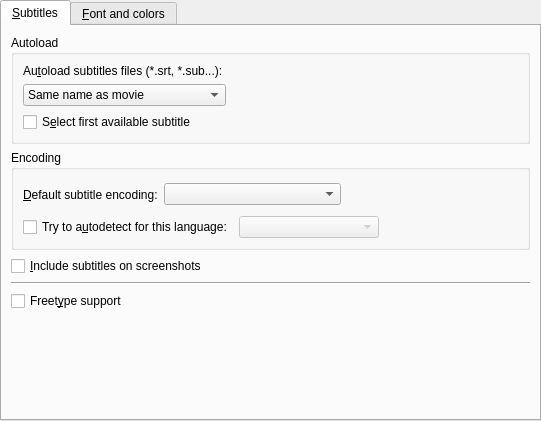
<ui version="4.0" >
 <class>PrefSubtitles</class>
 <widget class="QWidget" name="PrefSubtitles" >
  <property name="geometry" >
   <rect>
    <x>0</x>
    <y>0</y>
    <width>541</width>
    <height>421</height>
   </rect>
  </property>
  <property name="windowTitle" >
   <string/>
  </property>
  <layout class="QVBoxLayout" >
   <property name="leftMargin" >
    <number>0</number>
   </property>
   <property name="topMargin" >
    <number>0</number>
   </property>
   <property name="rightMargin" >
    <number>0</number>
   </property>
   <property name="bottomMargin" >
    <number>0</number>
   </property>
   <item>
    <widget class="QTabWidget" name="subtitles_tab" >
     <property name="currentIndex" >
      <number>0</number>
     </property>
     <widget class="QWidget" name="tab1" >
      <attribute name="title" >
       <string>&amp;Subtitles</string>
      </attribute>
      <layout class="QVBoxLayout" >
       <property name="spacing" >
        <number>6</number>
       </property>
       <item>
        <widget class="QGroupBox" name="groupBox" >
         <property name="title" >
          <string>Autoload</string>
         </property>
         <layout class="QGridLayout" >
          <property name="leftMargin" >
           <number>9</number>
          </property>
          <property name="topMargin" >
           <number>9</number>
          </property>
          <property name="rightMargin" >
           <number>9</number>
          </property>
          <property name="bottomMargin" >
           <number>9</number>
          </property>
          <property name="horizontalSpacing" >
           <number>6</number>
          </property>
          <property name="verticalSpacing" >
           <number>6</number>
          </property>
          <item row="0" column="0" >
           <widget class="QLabel" name="textLabel5" >
            <property name="text" >
             <string>Au&amp;toload subtitles files (*.srt, *.sub...):</string>
            </property>
            <property name="wordWrap" >
             <bool>false</bool>
            </property>
            <property name="buddy" >
             <cstring>font_autoload_combo</cstring>
            </property>
           </widget>
          </item>
          <item row="2" column="0" colspan="2" >
           <widget class="QCheckBox" name="font_autoload_check" >
            <property name="text" >
             <string>S&amp;elect first available subtitle</string>
            </property>
           </widget>
          </item>
          <item row="1" column="0" >
           <widget class="QComboBox" name="font_autoload_combo" >
            <item>
             <property name="text" >
              <string>Same name as movie</string>
             </property>
            </item>
            <item>
             <property name="text" >
              <string>All subs containing movie name</string>
             </property>
            </item>
            <item>
             <property name="text" >
              <string>All subs in directory</string>
             </property>
            </item>
           </widget>
          </item>
          <item row="1" column="1" >
           <spacer>
            <property name="orientation" >
             <enum>Qt::Horizontal</enum>
            </property>
            <property name="sizeType" >
             <enum>QSizePolicy::Expanding</enum>
            </property>
            <property name="sizeHint" >
             <size>
              <width>131</width>
              <height>21</height>
             </size>
            </property>
           </spacer>
          </item>
         </layout>
        </widget>
       </item>
       <item>
        <widget class="QGroupBox" name="groupBox_3" >
         <property name="title" >
          <string>Encoding</string>
         </property>
         <layout class="QVBoxLayout" >
          <item>
           <layout class="QHBoxLayout" >
            <property name="spacing" >
             <number>6</number>
            </property>
            <property name="leftMargin" >
             <number>0</number>
            </property>
            <property name="topMargin" >
             <number>0</number>
            </property>
            <property name="rightMargin" >
             <number>0</number>
            </property>
            <property name="bottomMargin" >
             <number>0</number>
            </property>
            <item>
             <widget class="QLabel" name="textLabel4" >
              <property name="text" >
               <string>&amp;Default subtitle encoding:</string>
              </property>
              <property name="wordWrap" >
               <bool>false</bool>
              </property>
              <property name="buddy" >
               <cstring>font_encoding_combo</cstring>
              </property>
             </widget>
            </item>
            <item>
             <widget class="QComboBox" name="font_encoding_combo" >
              <property name="sizePolicy" >
               <sizepolicy vsizetype="Fixed" hsizetype="Expanding" >
                <horstretch>0</horstretch>
                <verstretch>0</verstretch>
               </sizepolicy>
              </property>
              <property name="editable" >
               <bool>false</bool>
              </property>
             </widget>
            </item>
            <item>
             <spacer>
              <property name="orientation" >
               <enum>Qt::Horizontal</enum>
              </property>
              <property name="sizeType" >
               <enum>QSizePolicy::Expanding</enum>
              </property>
              <property name="sizeHint" >
               <size>
                <width>161</width>
                <height>31</height>
               </size>
              </property>
             </spacer>
            </item>
           </layout>
          </item>
          <item>
           <layout class="QHBoxLayout" >
            <property name="bottomMargin" >
             <number>0</number>
            </property>
            <item>
             <widget class="QCheckBox" name="use_enca_check" >
              <property name="text" >
               <string>Try to a&amp;utodetect for this language:</string>
              </property>
             </widget>
            </item>
            <item>
             <widget class="QComboBox" name="enca_lang_combo" >
              <property name="enabled" >
               <bool>false</bool>
              </property>
              <property name="sizePolicy" >
               <sizepolicy vsizetype="Fixed" hsizetype="Expanding" >
                <horstretch>0</horstretch>
                <verstretch>0</verstretch>
               </sizepolicy>
              </property>
             </widget>
            </item>
            <item>
             <spacer>
              <property name="orientation" >
               <enum>Qt::Horizontal</enum>
              </property>
              <property name="sizeHint" >
               <size>
                <width>40</width>
                <height>20</height>
               </size>
              </property>
             </spacer>
            </item>
           </layout>
          </item>
         </layout>
        </widget>
       </item>
       <item>
        <widget class="QCheckBox" name="subtitles_on_screeshots_check" >
         <property name="text" >
          <string>&amp;Include subtitles on screenshots</string>
         </property>
        </widget>
       </item>
       <item>
        <widget class="Line" name="line" >
         <property name="sizePolicy" >
          <sizepolicy vsizetype="Fixed" hsizetype="Expanding" >
           <horstretch>0</horstretch>
           <verstretch>0</verstretch>
          </sizepolicy>
         </property>
         <property name="orientation" >
          <enum>Qt::Horizontal</enum>
         </property>
        </widget>
       </item>
       <item>
        <widget class="QCheckBox" name="freetype_check" >
         <property name="text" >
          <string>Freet&amp;ype support</string>
         </property>
        </widget>
       </item>
       <item>
        <spacer>
         <property name="orientation" >
          <enum>Qt::Vertical</enum>
         </property>
         <property name="sizeType" >
          <enum>QSizePolicy::Expanding</enum>
         </property>
         <property name="sizeHint" >
          <size>
           <width>20</width>
           <height>20</height>
          </size>
         </property>
        </spacer>
       </item>
      </layout>
     </widget>
     <widget class="QWidget" name="tab2" >
      <attribute name="title" >
       <string>&amp;Font and colors</string>
      </attribute>
      <layout class="QGridLayout" >
       <item row="0" column="0" >
        <widget class="QPushButton" name="normal_subs_button" >
         <property name="text" >
          <string>Enable &amp;normal subtitles</string>
         </property>
         <property name="checkable" >
          <bool>true</bool>
         </property>
         <property name="autoExclusive" >
          <bool>true</bool>
         </property>
        </widget>
       </item>
       <item row="0" column="1" >
        <widget class="QPushButton" name="ass_subs_button" >
         <property name="text" >
          <string>Enable SSA/&amp;ASS subtitles</string>
         </property>
         <property name="checkable" >
          <bool>true</bool>
         </property>
         <property name="autoExclusive" >
          <bool>true</bool>
         </property>
        </widget>
       </item>
       <item row="0" column="2" >
        <spacer>
         <property name="orientation" >
          <enum>Qt::Horizontal</enum>
         </property>
         <property name="sizeHint" >
          <size>
           <width>291</width>
           <height>20</height>
          </size>
         </property>
        </spacer>
       </item>
       <item row="1" column="0" colspan="3" >
        <widget class="QStackedWidget" name="stackedWidget" >
         <property name="sizePolicy" >
          <sizepolicy vsizetype="Expanding" hsizetype="Preferred" >
           <horstretch>0</horstretch>
           <verstretch>0</verstretch>
          </sizepolicy>
         </property>
         <property name="frameShape" >
          <enum>QFrame::StyledPanel</enum>
         </property>
         <property name="frameShadow" >
          <enum>QFrame::Sunken</enum>
         </property>
         <property name="currentIndex" >
          <number>0</number>
         </property>
         <widget class="QWidget" name="normal_subs" >
          <layout class="QVBoxLayout" >
           <item>
            <widget class="QGroupBox" name="groupBox_5" >
             <property name="title" >
              <string>Font</string>
             </property>
             <layout class="QGridLayout" >
              <property name="leftMargin" >
               <number>4</number>
              </property>
              <property name="topMargin" >
               <number>4</number>
              </property>
              <property name="rightMargin" >
               <number>4</number>
              </property>
              <property name="bottomMargin" >
               <number>4</number>
              </property>
              <property name="horizontalSpacing" >
               <number>6</number>
              </property>
              <property name="verticalSpacing" >
               <number>6</number>
              </property>
              <item row="1" column="1" colspan="2" >
               <widget class="FileChooser" name="ttf_font_edit" >
                <property name="enabled" >
                 <bool>false</bool>
                </property>
               </widget>
              </item>
              <item row="2" column="1" >
               <widget class="MyFontComboBox" name="fontCombo" >
                <property name="enabled" >
                 <bool>false</bool>
                </property>
                <property name="sizePolicy" >
                 <sizepolicy vsizetype="Fixed" hsizetype="Preferred" >
                  <horstretch>0</horstretch>
                  <verstretch>0</verstretch>
                 </sizepolicy>
                </property>
               </widget>
              </item>
              <item row="0" column="0" colspan="3" >
               <widget class="QLabel" name="textLabel1" >
                <property name="text" >
                 <string>Select the font which will be used for subtitles (and OSD):</string>
                </property>
                <property name="wordWrap" >
                 <bool>false</bool>
                </property>
               </widget>
              </item>
              <item row="2" column="0" >
               <widget class="QRadioButton" name="system_font_button" >
                <property name="text" >
                 <string>S&amp;ystem font:</string>
                </property>
               </widget>
              </item>
              <item row="2" column="2" >
               <spacer>
                <property name="orientation" >
                 <enum>Qt::Horizontal</enum>
                </property>
                <property name="sizeHint" >
                 <size>
                  <width>121</width>
                  <height>20</height>
                 </size>
                </property>
               </spacer>
              </item>
              <item row="1" column="0" >
               <widget class="QRadioButton" name="ttf_font_button" >
                <property name="text" >
                 <string>&amp;TTF font:</string>
                </property>
               </widget>
              </item>
             </layout>
            </widget>
           </item>
           <item>
            <widget class="QGroupBox" name="groupBox_6" >
             <property name="title" >
              <string>Size</string>
             </property>
             <layout class="QGridLayout" >
              <property name="leftMargin" >
               <number>4</number>
              </property>
              <property name="topMargin" >
               <number>4</number>
              </property>
              <property name="rightMargin" >
               <number>4</number>
              </property>
              <property name="bottomMargin" >
               <number>4</number>
              </property>
              <property name="horizontalSpacing" >
               <number>6</number>
              </property>
              <property name="verticalSpacing" >
               <number>6</number>
              </property>
              <item row="0" column="0" colspan="3" >
               <layout class="QHBoxLayout" >
                <property name="spacing" >
                 <number>6</number>
                </property>
                <property name="leftMargin" >
                 <number>0</number>
                </property>
                <property name="topMargin" >
                 <number>0</number>
                </property>
                <property name="rightMargin" >
                 <number>0</number>
                </property>
                <property name="bottomMargin" >
                 <number>0</number>
                </property>
                <item>
                 <widget class="QLabel" name="textLabel2_2" >
                  <property name="text" >
                   <string>A&amp;utoscale:</string>
                  </property>
                  <property name="wordWrap" >
                   <bool>false</bool>
                  </property>
                  <property name="buddy" >
                   <cstring>font_autoscale_combo</cstring>
                  </property>
                 </widget>
                </item>
                <item>
                 <widget class="QComboBox" name="font_autoscale_combo" >
                  <item>
                   <property name="text" >
                    <string>No autoscale</string>
                   </property>
                  </item>
                  <item>
                   <property name="text" >
                    <string>Proportional to movie height</string>
                   </property>
                  </item>
                  <item>
                   <property name="text" >
                    <string>Proportional to movie width</string>
                   </property>
                  </item>
                  <item>
                   <property name="text" >
                    <string>Proportional to movie diagonal</string>
                   </property>
                  </item>
                 </widget>
                </item>
                <item>
                 <spacer>
                  <property name="orientation" >
                   <enum>Qt::Horizontal</enum>
                  </property>
                  <property name="sizeHint" >
                   <size>
                    <width>71</width>
                    <height>20</height>
                   </size>
                  </property>
                 </spacer>
                </item>
               </layout>
              </item>
              <item row="1" column="2" >
               <spacer>
                <property name="orientation" >
                 <enum>Qt::Horizontal</enum>
                </property>
                <property name="sizeHint" >
                 <size>
                  <width>40</width>
                  <height>20</height>
                 </size>
                </property>
               </spacer>
              </item>
              <item row="1" column="1" >
               <widget class="QDoubleSpinBox" name="font_text_scale_spin" >
                <property name="decimals" >
                 <number>1</number>
                </property>
                <property name="singleStep" >
                 <double>0.200000000000000</double>
                </property>
               </widget>
              </item>
              <item row="1" column="0" >
               <widget class="QLabel" name="scale_label" >
                <property name="text" >
                 <string>Default s&amp;cale:</string>
                </property>
                <property name="alignment" >
                 <set>Qt::AlignRight|Qt::AlignTrailing|Qt::AlignVCenter</set>
                </property>
                <property name="buddy" >
                 <cstring>font_text_scale_spin</cstring>
                </property>
               </widget>
              </item>
             </layout>
            </widget>
           </item>
           <item>
            <widget class="QGroupBox" name="groupBox_2" >
             <property name="title" >
              <string>Position</string>
             </property>
             <layout class="QVBoxLayout" >
              <property name="spacing" >
               <number>6</number>
              </property>
              <property name="leftMargin" >
               <number>9</number>
              </property>
              <property name="topMargin" >
               <number>9</number>
              </property>
              <property name="rightMargin" >
               <number>9</number>
              </property>
              <property name="bottomMargin" >
               <number>9</number>
              </property>
              <item>
               <widget class="QLabel" name="textLabel1_22" >
                <property name="text" >
                 <string>Default &amp;position of the subtitles on screen</string>
                </property>
                <property name="alignment" >
                 <set>Qt::AlignVCenter</set>
                </property>
                <property name="wordWrap" >
                 <bool>true</bool>
                </property>
                <property name="buddy" >
                 <cstring>sub_pos_slider</cstring>
                </property>
               </widget>
              </item>
              <item>
               <layout class="QHBoxLayout" >
                <property name="spacing" >
                 <number>6</number>
                </property>
                <property name="leftMargin" >
                 <number>0</number>
                </property>
                <property name="topMargin" >
                 <number>0</number>
                </property>
                <property name="rightMargin" >
                 <number>0</number>
                </property>
                <property name="bottomMargin" >
                 <number>0</number>
                </property>
                <item>
                 <widget class="QSlider" name="sub_pos_slider" >
                  <property name="sizePolicy" >
                   <sizepolicy vsizetype="Fixed" hsizetype="Expanding" >
                    <horstretch>0</horstretch>
                    <verstretch>0</verstretch>
                   </sizepolicy>
                  </property>
                  <property name="minimum" >
                   <number>0</number>
                  </property>
                  <property name="maximum" >
                   <number>100</number>
                  </property>
                  <property name="pageStep" >
                   <number>1</number>
                  </property>
                  <property name="orientation" >
                   <enum>Qt::Horizontal</enum>
                  </property>
                 </widget>
                </item>
                <item>
                 <widget class="QLabel" name="sub_pos_label" >
                  <property name="text" >
                   <string>0</string>
                  </property>
                  <property name="wordWrap" >
                   <bool>false</bool>
                  </property>
                 </widget>
                </item>
               </layout>
              </item>
              <item>
               <layout class="QHBoxLayout" >
                <property name="spacing" >
                 <number>6</number>
                </property>
                <property name="leftMargin" >
                 <number>0</number>
                </property>
                <property name="topMargin" >
                 <number>0</number>
                </property>
                <property name="rightMargin" >
                 <number>0</number>
                </property>
                <property name="bottomMargin" >
                 <number>0</number>
                </property>
                <item>
                 <widget class="QLabel" name="textLabel2_9" >
                  <property name="text" >
                   <string>Top</string>
                  </property>
                  <property name="wordWrap" >
                   <bool>false</bool>
                  </property>
                 </widget>
                </item>
                <item>
                 <spacer>
                  <property name="orientation" >
                   <enum>Qt::Horizontal</enum>
                  </property>
                  <property name="sizeType" >
                   <enum>QSizePolicy::Expanding</enum>
                  </property>
                  <property name="sizeHint" >
                   <size>
                    <width>131</width>
                    <height>20</height>
                   </size>
                  </property>
                 </spacer>
                </item>
                <item>
                 <widget class="QLabel" name="textLabel3_5" >
                  <property name="text" >
                   <string>Bottom</string>
                  </property>
                  <property name="wordWrap" >
                   <bool>false</bool>
                  </property>
                 </widget>
                </item>
               </layout>
              </item>
             </layout>
            </widget>
           </item>
           <item>
            <spacer>
             <property name="orientation" >
              <enum>Qt::Vertical</enum>
             </property>
             <property name="sizeHint" >
              <size>
               <width>490</width>
               <height>31</height>
              </size>
             </property>
            </spacer>
           </item>
          </layout>
         </widget>
         <widget class="QWidget" name="ass_subs" >
          <layout class="QVBoxLayout" >
           <item>
            <layout class="QHBoxLayout" >
             <item>
              <widget class="QLabel" name="ass_scale_label" >
               <property name="text" >
                <string>Defa&amp;ult scale:</string>
               </property>
               <property name="buddy" >
                <cstring>ass_font_scale_spin</cstring>
               </property>
              </widget>
             </item>
             <item>
              <widget class="QDoubleSpinBox" name="ass_font_scale_spin" >
               <property name="sizePolicy" >
                <sizepolicy vsizetype="Fixed" hsizetype="Maximum" >
                 <horstretch>0</horstretch>
                 <verstretch>0</verstretch>
                </sizepolicy>
               </property>
               <property name="maximum" >
                <double>100.000000000000000</double>
               </property>
               <property name="singleStep" >
                <double>0.200000000000000</double>
               </property>
              </widget>
             </item>
             <item>
              <spacer>
               <property name="orientation" >
                <enum>Qt::Horizontal</enum>
               </property>
               <property name="sizeHint" >
                <size>
                 <width>121</width>
                 <height>20</height>
                </size>
               </property>
              </spacer>
             </item>
             <item>
              <widget class="QLabel" name="label_11" >
               <property name="text" >
                <string>&amp;Line spacing:</string>
               </property>
               <property name="buddy" >
                <cstring>ass_line_spacing_spin</cstring>
               </property>
              </widget>
             </item>
             <item>
              <widget class="QSpinBox" name="ass_line_spacing_spin" >
               <property name="minimum" >
                <number>-20</number>
               </property>
               <property name="maximum" >
                <number>20</number>
               </property>
              </widget>
             </item>
            </layout>
           </item>
           <item>
            <widget class="QWidget" native="1" name="styles_container" >
             <property name="enabled" >
              <bool>true</bool>
             </property>
             <layout class="QGridLayout" >
              <property name="leftMargin" >
               <number>2</number>
              </property>
              <property name="topMargin" >
               <number>2</number>
              </property>
              <property name="rightMargin" >
               <number>2</number>
              </property>
              <property name="bottomMargin" >
               <number>2</number>
              </property>
              <item row="0" column="0" >
               <widget class="QGroupBox" name="groupBox_4" >
                <property name="title" >
                 <string>Font</string>
                </property>
                <layout class="QVBoxLayout" >
                 <property name="leftMargin" >
                  <number>4</number>
                 </property>
                 <property name="topMargin" >
                  <number>4</number>
                 </property>
                 <property name="rightMargin" >
                  <number>4</number>
                 </property>
                 <property name="bottomMargin" >
                  <number>4</number>
                 </property>
                 <item>
                  <layout class="QHBoxLayout" >
                   <item>
                    <widget class="MyFontComboBox" name="style_font_combo" />
                   </item>
                  </layout>
                 </item>
                 <item>
                  <layout class="QHBoxLayout" >
                   <item>
                    <widget class="QLabel" name="label" >
                     <property name="text" >
                      <string>Si&amp;ze:</string>
                     </property>
                     <property name="buddy" >
                      <cstring>style_size_spin</cstring>
                     </property>
                    </widget>
                   </item>
                   <item>
                    <widget class="QSpinBox" name="style_size_spin" >
                     <property name="sizePolicy" >
                      <sizepolicy vsizetype="Fixed" hsizetype="Preferred" >
                       <horstretch>0</horstretch>
                       <verstretch>0</verstretch>
                      </sizepolicy>
                     </property>
                     <property name="minimum" >
                      <number>1</number>
                     </property>
                     <property name="value" >
                      <number>10</number>
                     </property>
                    </widget>
                   </item>
                   <item>
                    <spacer>
                     <property name="orientation" >
                      <enum>Qt::Horizontal</enum>
                     </property>
                     <property name="sizeType" >
                      <enum>QSizePolicy::Preferred</enum>
                     </property>
                     <property name="sizeHint" >
                      <size>
                       <width>60</width>
                       <height>20</height>
                      </size>
                     </property>
                    </spacer>
                   </item>
                   <item>
                    <widget class="QCheckBox" name="style_bold_check" >
                     <property name="text" >
                      <string>Bol&amp;d</string>
                     </property>
                    </widget>
                   </item>
                   <item>
                    <widget class="QCheckBox" name="style_italic_check" >
                     <property name="text" >
                      <string>&amp;Italic</string>
                     </property>
                    </widget>
                   </item>
                  </layout>
                 </item>
                </layout>
               </widget>
              </item>
              <item row="0" column="1" >
               <widget class="QGroupBox" name="groupBox_7" >
                <property name="title" >
                 <string>Colors</string>
                </property>
                <layout class="QGridLayout" >
                 <property name="leftMargin" >
                  <number>4</number>
                 </property>
                 <property name="topMargin" >
                  <number>4</number>
                 </property>
                 <property name="rightMargin" >
                  <number>4</number>
                 </property>
                 <property name="bottomMargin" >
                  <number>4</number>
                 </property>
                 <item row="0" column="0" >
                  <widget class="QLabel" name="label_2" >
                   <property name="text" >
                    <string>&amp;Text:</string>
                   </property>
                   <property name="alignment" >
                    <set>Qt::AlignRight|Qt::AlignTrailing|Qt::AlignVCenter</set>
                   </property>
                   <property name="buddy" >
                    <cstring>style_text_color_button</cstring>
                   </property>
                  </widget>
                 </item>
                 <item row="0" column="1" >
                  <widget class="SelectColorButton" name="style_text_color_button" >
                   <property name="sizePolicy" >
                    <sizepolicy vsizetype="Ignored" hsizetype="Minimum" >
                     <horstretch>0</horstretch>
                     <verstretch>0</verstretch>
                    </sizepolicy>
                   </property>
                   <property name="text" >
                    <string/>
                   </property>
                  </widget>
                 </item>
                 <item row="1" column="0" >
                  <widget class="QLabel" name="label_3" >
                   <property name="text" >
                    <string>&amp;Border:</string>
                   </property>
                   <property name="alignment" >
                    <set>Qt::AlignRight|Qt::AlignTrailing|Qt::AlignVCenter</set>
                   </property>
                   <property name="buddy" >
                    <cstring>style_border_color_button</cstring>
                   </property>
                  </widget>
                 </item>
                 <item row="1" column="1" >
                  <widget class="SelectColorButton" name="style_border_color_button" >
                   <property name="sizePolicy" >
                    <sizepolicy vsizetype="Ignored" hsizetype="Minimum" >
                     <horstretch>0</horstretch>
                     <verstretch>0</verstretch>
                    </sizepolicy>
                   </property>
                   <property name="text" >
                    <string/>
                   </property>
                  </widget>
                 </item>
                 <item row="2" column="0" >
                  <widget class="QLabel" name="label_12" >
                   <property name="text" >
                    <string>Shadow:</string>
                   </property>
                   <property name="alignment" >
                    <set>Qt::AlignRight|Qt::AlignTrailing|Qt::AlignVCenter</set>
                   </property>
                  </widget>
                 </item>
                 <item row="2" column="1" >
                  <widget class="SelectColorButton" name="style_shadow_color_button" >
                   <property name="sizePolicy" >
                    <sizepolicy vsizetype="Ignored" hsizetype="Minimum" >
                     <horstretch>0</horstretch>
                     <verstretch>0</verstretch>
                    </sizepolicy>
                   </property>
                   <property name="text" >
                    <string/>
                   </property>
                  </widget>
                 </item>
                </layout>
               </widget>
              </item>
              <item row="1" column="0" >
               <widget class="QGroupBox" name="groupBox_8" >
                <property name="title" >
                 <string>Margins</string>
                </property>
                <layout class="QGridLayout" >
                 <property name="leftMargin" >
                  <number>4</number>
                 </property>
                 <property name="topMargin" >
                  <number>4</number>
                 </property>
                 <property name="rightMargin" >
                  <number>4</number>
                 </property>
                 <property name="bottomMargin" >
                  <number>4</number>
                 </property>
                 <item row="0" column="0" >
                  <widget class="QLabel" name="label_7" >
                   <property name="text" >
                    <string>L&amp;eft:</string>
                   </property>
                   <property name="alignment" >
                    <set>Qt::AlignRight|Qt::AlignTrailing|Qt::AlignVCenter</set>
                   </property>
                   <property name="buddy" >
                    <cstring>style_marginl_spin</cstring>
                   </property>
                  </widget>
                 </item>
                 <item row="0" column="1" >
                  <widget class="QSpinBox" name="style_marginl_spin" />
                 </item>
                 <item row="0" column="2" >
                  <widget class="QLabel" name="label_8" >
                   <property name="text" >
                    <string>&amp;Right:</string>
                   </property>
                   <property name="alignment" >
                    <set>Qt::AlignRight|Qt::AlignTrailing|Qt::AlignVCenter</set>
                   </property>
                   <property name="buddy" >
                    <cstring>style_marginr_spin</cstring>
                   </property>
                  </widget>
                 </item>
                 <item row="0" column="3" >
                  <widget class="QSpinBox" name="style_marginr_spin" />
                 </item>
                 <item row="1" column="0" >
                  <widget class="QLabel" name="label_9" >
                   <property name="text" >
                    <string>Verti&amp;cal:</string>
                   </property>
                   <property name="alignment" >
                    <set>Qt::AlignRight|Qt::AlignTrailing|Qt::AlignVCenter</set>
                   </property>
                   <property name="buddy" >
                    <cstring>style_marginv_spin</cstring>
                   </property>
                  </widget>
                 </item>
                 <item row="1" column="1" >
                  <widget class="QSpinBox" name="style_marginv_spin" />
                 </item>
                 <item row="1" column="2" colspan="2" >
                  <spacer>
                   <property name="orientation" >
                    <enum>Qt::Horizontal</enum>
                   </property>
                   <property name="sizeHint" >
                    <size>
                     <width>101</width>
                     <height>25</height>
                    </size>
                   </property>
                  </spacer>
                 </item>
                </layout>
               </widget>
              </item>
              <item row="1" column="1" >
               <widget class="QGroupBox" name="groupBox_9" >
                <property name="title" >
                 <string>Alignment</string>
                </property>
                <layout class="QGridLayout" >
                 <property name="leftMargin" >
                  <number>4</number>
                 </property>
                 <property name="topMargin" >
                  <number>4</number>
                 </property>
                 <property name="rightMargin" >
                  <number>4</number>
                 </property>
                 <property name="bottomMargin" >
                  <number>4</number>
                 </property>
                 <item row="0" column="0" >
                  <widget class="QLabel" name="label_4" >
                   <property name="text" >
                    <string>&amp;Horizontal:</string>
                   </property>
                   <property name="alignment" >
                    <set>Qt::AlignRight|Qt::AlignTrailing|Qt::AlignVCenter</set>
                   </property>
                   <property name="buddy" >
                    <cstring>style_alignment_combo</cstring>
                   </property>
                  </widget>
                 </item>
                 <item row="0" column="1" >
                  <widget class="QComboBox" name="style_alignment_combo" />
                 </item>
                 <item row="1" column="0" >
                  <widget class="QLabel" name="label_6" >
                   <property name="text" >
                    <string>&amp;Vertical:</string>
                   </property>
                   <property name="alignment" >
                    <set>Qt::AlignRight|Qt::AlignTrailing|Qt::AlignVCenter</set>
                   </property>
                   <property name="buddy" >
                    <cstring>style_valignment_combo</cstring>
                   </property>
                  </widget>
                 </item>
                 <item row="1" column="1" >
                  <widget class="QComboBox" name="style_valignment_combo" />
                 </item>
                </layout>
               </widget>
              </item>
              <item row="2" column="0" colspan="2" >
               <layout class="QHBoxLayout" >
                <item>
                 <widget class="QLabel" name="label_5" >
                  <property name="text" >
                   <string>Border st&amp;yle:</string>
                  </property>
                  <property name="buddy" >
                   <cstring>style_border_style_combo</cstring>
                  </property>
                 </widget>
                </item>
                <item>
                 <widget class="QComboBox" name="style_border_style_combo" />
                </item>
                <item>
                 <spacer>
                  <property name="orientation" >
                   <enum>Qt::Horizontal</enum>
                  </property>
                  <property name="sizeHint" >
                   <size>
                    <width>40</width>
                    <height>20</height>
                   </size>
                  </property>
                 </spacer>
                </item>
                <item>
                 <widget class="QLabel" name="style_outline_label" >
                  <property name="text" >
                   <string>&amp;Outline:</string>
                  </property>
                  <property name="buddy" >
                   <cstring>style_outline_spin</cstring>
                  </property>
                 </widget>
                </item>
                <item>
                 <widget class="QSpinBox" name="style_outline_spin" >
                  <property name="minimum" >
                   <number>0</number>
                  </property>
                  <property name="maximum" >
                   <number>4</number>
                  </property>
                  <property name="value" >
                   <number>0</number>
                  </property>
                 </widget>
                </item>
                <item>
                 <widget class="QLabel" name="style_shadow_label" >
                  <property name="text" >
                   <string>Shado&amp;w:</string>
                  </property>
                  <property name="buddy" >
                   <cstring>style_shadow_spin</cstring>
                  </property>
                 </widget>
                </item>
                <item>
                 <widget class="QSpinBox" name="style_shadow_spin" >
                  <property name="maximum" >
                   <number>4</number>
                  </property>
                 </widget>
                </item>
               </layout>
              </item>
             </layout>
            </widget>
           </item>
           <item>
            <widget class="Line" name="line_3" >
             <property name="sizePolicy" >
              <sizepolicy vsizetype="Fixed" hsizetype="Expanding" >
               <horstretch>0</horstretch>
               <verstretch>0</verstretch>
              </sizepolicy>
             </property>
             <property name="orientation" >
              <enum>Qt::Horizontal</enum>
             </property>
            </widget>
           </item>
           <item>
            <widget class="QCheckBox" name="force_ass_styles" >
             <property name="text" >
              <string>A&amp;pply style to ass files too</string>
             </property>
            </widget>
           </item>
           <item>
            <spacer>
             <property name="orientation" >
              <enum>Qt::Vertical</enum>
             </property>
             <property name="sizeHint" >
              <size>
               <width>479</width>
               <height>20</height>
              </size>
             </property>
            </spacer>
           </item>
          </layout>
         </widget>
        </widget>
       </item>
      </layout>
     </widget>
    </widget>
   </item>
  </layout>
 </widget>
 <customwidgets>
  <customwidget>
   <class>FileChooser</class>
   <extends>QLineEdit</extends>
   <header>filechooser.h</header>
  </customwidget>
  <customwidget>
   <class>MyFontComboBox</class>
   <extends>QFontComboBox</extends>
   <header>mycombobox.h</header>
  </customwidget>
  <customwidget>
   <class>SelectColorButton</class>
   <extends>QPushButton</extends>
   <header>selectcolorbutton.h</header>
  </customwidget>
 </customwidgets>
 <tabstops>
  <tabstop>subtitles_tab</tabstop>
  <tabstop>font_autoload_combo</tabstop>
  <tabstop>font_autoload_check</tabstop>
  <tabstop>font_encoding_combo</tabstop>
  <tabstop>use_enca_check</tabstop>
  <tabstop>enca_lang_combo</tabstop>
  <tabstop>subtitles_on_screeshots_check</tabstop>
  <tabstop>freetype_check</tabstop>
  <tabstop>normal_subs_button</tabstop>
  <tabstop>ass_subs_button</tabstop>
  <tabstop>ttf_font_button</tabstop>
  <tabstop>ttf_font_edit</tabstop>
  <tabstop>system_font_button</tabstop>
  <tabstop>fontCombo</tabstop>
  <tabstop>font_autoscale_combo</tabstop>
  <tabstop>font_text_scale_spin</tabstop>
  <tabstop>sub_pos_slider</tabstop>
  <tabstop>ass_font_scale_spin</tabstop>
  <tabstop>ass_line_spacing_spin</tabstop>
  <tabstop>style_font_combo</tabstop>
  <tabstop>style_size_spin</tabstop>
  <tabstop>style_bold_check</tabstop>
  <tabstop>style_italic_check</tabstop>
  <tabstop>style_text_color_button</tabstop>
  <tabstop>style_border_color_button</tabstop>
  <tabstop>style_shadow_color_button</tabstop>
  <tabstop>style_marginl_spin</tabstop>
  <tabstop>style_marginr_spin</tabstop>
  <tabstop>style_marginv_spin</tabstop>
  <tabstop>style_alignment_combo</tabstop>
  <tabstop>style_valignment_combo</tabstop>
  <tabstop>style_border_style_combo</tabstop>
  <tabstop>style_outline_spin</tabstop>
  <tabstop>style_shadow_spin</tabstop>
  <tabstop>force_ass_styles</tabstop>
 </tabstops>
 <resources/>
 <connections>
  <connection>
   <sender>ttf_font_button</sender>
   <signal>toggled(bool)</signal>
   <receiver>ttf_font_edit</receiver>
   <slot>setEnabled(bool)</slot>
   <hints>
    <hint type="sourcelabel" >
     <x>83</x>
     <y>114</y>
    </hint>
    <hint type="destinationlabel" >
     <x>273</x>
     <y>114</y>
    </hint>
   </hints>
  </connection>
  <connection>
   <sender>system_font_button</sender>
   <signal>toggled(bool)</signal>
   <receiver>fontCombo</receiver>
   <slot>setEnabled(bool)</slot>
   <hints>
    <hint type="sourcelabel" >
     <x>74</x>
     <y>138</y>
    </hint>
    <hint type="destinationlabel" >
     <x>264</x>
     <y>138</y>
    </hint>
   </hints>
  </connection>
  <connection>
   <sender>use_enca_check</sender>
   <signal>toggled(bool)</signal>
   <receiver>enca_lang_combo</receiver>
   <slot>setEnabled(bool)</slot>
   <hints>
    <hint type="sourcelabel" >
     <x>118</x>
     <y>245</y>
    </hint>
    <hint type="destinationlabel" >
     <x>258</x>
     <y>245</y>
    </hint>
   </hints>
  </connection>
  <connection>
   <sender>sub_pos_slider</sender>
   <signal>valueChanged(int)</signal>
   <receiver>sub_pos_label</receiver>
   <slot>setNum(int)</slot>
   <hints>
    <hint type="sourcelabel" >
     <x>260</x>
     <y>353</y>
    </hint>
    <hint type="destinationlabel" >
     <x>496</x>
     <y>353</y>
    </hint>
   </hints>
  </connection>
 </connections>
</ui>
